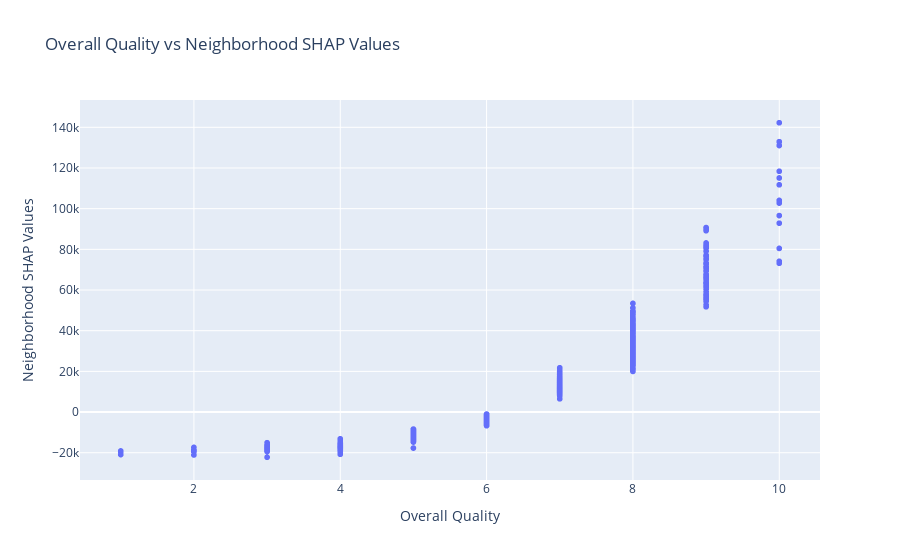

Here is the notebook cell this chart was saved with:
### Code cell
fig = px.scatter(
    x=np.sqrt(X.OverallQual), 
    y=shap_values_df.OverallQual, 
    labels={'x': 'Overall Quality', 'y': 'Neighborhood SHAP Values'},
    title='Overall Quality vs Neighborhood SHAP Values'
)

# Show the plot
fig.show()

### Figure 1 — Plotly figure (JSON) as saved in the notebook; plotly's stock layout.template omitted (floating-point values rounded to 4 significant figures; data arrays with more than 128 entries replaced by an {"elided": "..."} marker saying what was removed)
{"data": [{"hovertemplate": "Overall Quality=%{x}<br>Neighborhood SHAP Values=%{y}<extra></extra>", "legendgroup": "", "marker": {"color": "#636efa", "symbol": "circle"}, "mode": "markers", "name": "", "showlegend": false, "type": "scattergl", "x": {"elided": "2333 int values"}, "xaxis": "x", "y": {"elided": "2333 float values"}, "yaxis": "y"}], "layout": {"legend": {"tracegroupgap": 0}, "title": {"text": "Overall Quality vs Neighborhood SHAP Values"}, "xaxis": {"anchor": "y", "domain": [0, 1], "title": {"text": "Overall Quality"}}, "yaxis": {"anchor": "x", "domain": [0, 1], "title": {"text": "Neighborhood SHAP Values"}}}}
